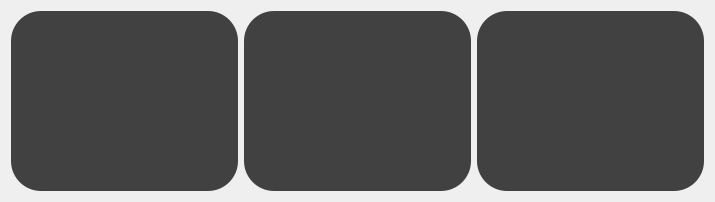
                          <widget class="QWidget" name="scrollAreaWidgetContents_7">
                           <property name="geometry">
                            <rect>
                             <x>0</x>
                             <y>0</y>
                             <width>711</width>
                             <height>200</height>
                            </rect>
                           </property>
                           <layout class="QGridLayout" name="gridLayout_25">
                            <item row="0" column="0">
                             <widget class="QWidget" name="widget_31" native="true">
                              <property name="minimumSize">
                               <size>
                                <width>227</width>
                                <height>180</height>
                               </size>
                              </property>
                              <property name="maximumSize">
                               <size>
                                <width>227</width>
                                <height>180</height>
                               </size>
                              </property>
                              <property name="styleSheet">
                               <string notr="true">background-color: rgb(65, 65, 65);
border-top-left-radius: 30px;
border-top-right-radius: 30px;
border-bottom-left-radius: 30px;
border-bottom-right-radius: 30px;
</string>
                              </property>
                             </widget>
                            </item>
                            <item row="0" column="2">
                             <widget class="QWidget" name="widget_32" native="true">
                              <property name="minimumSize">
                               <size>
                                <width>227</width>
                                <height>180</height>
                               </size>
                              </property>
                              <property name="maximumSize">
                               <size>
                                <width>227</width>
                                <height>180</height>
                               </size>
                              </property>
                              <property name="styleSheet">
                               <string notr="true">background-color: rgb(65, 65, 65);
border-top-left-radius: 30px;
border-top-right-radius: 30px;
border-bottom-left-radius: 30px;
border-bottom-right-radius: 30px;
</string>
                              </property>
                             </widget>
                            </item>
                            <item row="0" column="1">
                             <widget class="QWidget" name="widget_33" native="true">
                              <property name="minimumSize">
                               <size>
                                <width>227</width>
                                <height>180</height>
                               </size>
                              </property>
                              <property name="maximumSize">
                               <size>
                                <width>227</width>
                                <height>180</height>
                               </size>
                              </property>
                              <property name="styleSheet">
                               <string notr="true">background-color: rgb(65, 65, 65);
border-top-left-radius: 30px;
border-top-right-radius: 30px;
border-bottom-left-radius: 30px;
border-bottom-right-radius: 30px;
</string>
                              </property>
                             </widget>
                            </item>
                           </layout>
                          </widget>
